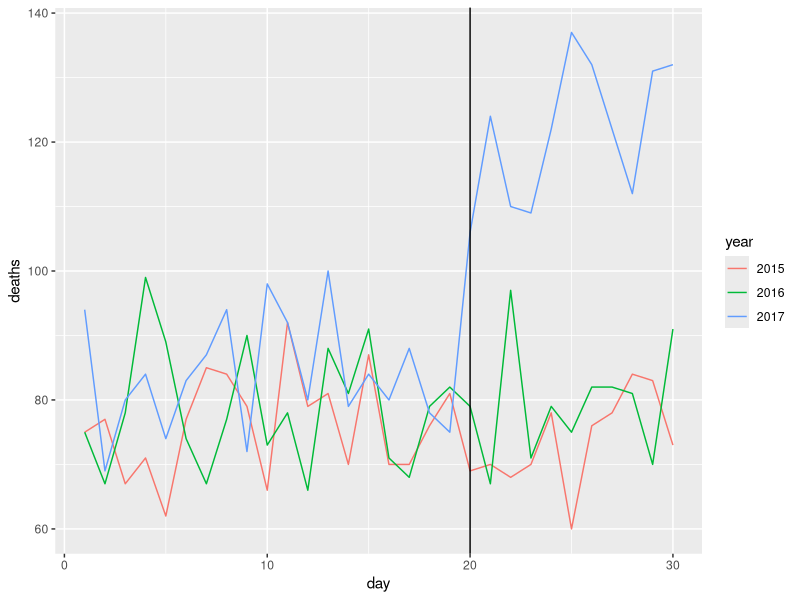

This figure's R source:
library(tidyverse)
library(pdftools)
library(stringr)
options(digits = 3)    # report 3 significant digits

fn <- system.file("extdata", "RD-Mortality-Report_2015-18-180531.pdf", package="dslabs")
#system2("open", args = fn)

txt <- pdf_text(fn)
class(txt)
length(txt)
str(txt)

x <- txt[9] %>% str_split('\n')
str(x)
class(x)
length(x)

s <- x[[1]]
str(s)
class(s)
length(s)

s %>% str_extract(".$")

s<-str_trim(s)
str_extract(s[1], ".$")

header_index <- s %>% str_which("2015") %>% .[1]
header_index

month <- s[header_index] %>% str_split("\\s+", simplify = TRUE) %>% .[1]
header <- s[header_index] %>% str_split("\\s+", simplify = TRUE) %>% .[2:length(.)]

total_index <- s %>% str_which("^Total")

n <- s %>% str_count("\\d+")
n
sum(n==1)
single_index <- which(n==1)

indexes_to_remove = c(-1:-header_index, -single_index, -total_index:-length(s))
s <- s[indexes_to_remove]
length(s)

s <- s %>% str_remove_all("[^\\d\\s]")

s <- str_split_fixed(s, "\\s+", n = 6)[,1:5]

class(s)

tab <- cbind(s, matrix(data=9, nrow=nrow(s), ncol=1))
colnames(tab) <- c("day", header, "month")

class(tab) <- "numeric"
mean(tab[,2])
mean(tab[,3])
mean(tab[1:19,4])
mean(tab[20:30,4])

tab <- as.data.frame(tab) %>% select(-month)

tab <- tab %>% gather(year, deaths, -day) %>%
  mutate(deaths = as.numeric(deaths))
tab

tab %>% filter(year != "2018") %>%
  ggplot(aes(x=day, y=deaths, color=year)) + geom_line() +
  geom_vline(xintercept=20)
